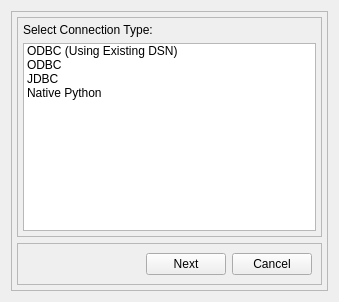
<?xml version="1.0" encoding="UTF-8"?>
<ui version="4.0">
 <class>connection_type_window</class>
 <widget class="QWidget" name="connection_type_window">
  <property name="enabled">
   <bool>true</bool>
  </property>
  <property name="geometry">
   <rect>
    <x>0</x>
    <y>0</y>
    <width>339</width>
    <height>302</height>
   </rect>
  </property>
  <property name="sizePolicy">
   <sizepolicy hsizetype="Fixed" vsizetype="Fixed">
    <horstretch>0</horstretch>
    <verstretch>0</verstretch>
   </sizepolicy>
  </property>
  <property name="windowTitle">
   <string>Connection Type</string>
  </property>
  <layout class="QVBoxLayout" name="verticalLayout">
   <item>
    <widget class="QFrame" name="main_frame">
     <property name="frameShape">
      <enum>QFrame::StyledPanel</enum>
     </property>
     <property name="frameShadow">
      <enum>QFrame::Raised</enum>
     </property>
     <layout class="QVBoxLayout" name="verticalLayout_2">
      <property name="leftMargin">
       <number>5</number>
      </property>
      <property name="topMargin">
       <number>5</number>
      </property>
      <property name="rightMargin">
       <number>5</number>
      </property>
      <property name="bottomMargin">
       <number>5</number>
      </property>
      <item>
       <widget class="QFrame" name="selector_frame">
        <property name="sizePolicy">
         <sizepolicy hsizetype="Expanding" vsizetype="Expanding">
          <horstretch>0</horstretch>
          <verstretch>0</verstretch>
         </sizepolicy>
        </property>
        <property name="frameShape">
         <enum>QFrame::StyledPanel</enum>
        </property>
        <property name="frameShadow">
         <enum>QFrame::Raised</enum>
        </property>
        <layout class="QVBoxLayout" name="verticalLayout_3">
         <property name="leftMargin">
          <number>5</number>
         </property>
         <property name="topMargin">
          <number>5</number>
         </property>
         <property name="rightMargin">
          <number>5</number>
         </property>
         <property name="bottomMargin">
          <number>5</number>
         </property>
         <item>
          <widget class="QLabel" name="connection_type_label">
           <property name="text">
            <string>Select Connection Type:</string>
           </property>
          </widget>
         </item>
         <item>
          <widget class="QListWidget" name="connection_type_list">
           <item>
            <property name="text">
             <string>ODBC (Using Existing DSN)</string>
            </property>
           </item>
           <item>
            <property name="text">
             <string>ODBC</string>
            </property>
           </item>
           <item>
            <property name="text">
             <string>JDBC</string>
            </property>
           </item>
           <item>
            <property name="text">
             <string>Native Python</string>
            </property>
           </item>
          </widget>
         </item>
        </layout>
       </widget>
      </item>
      <item>
       <widget class="QFrame" name="button_frame">
        <property name="frameShape">
         <enum>QFrame::StyledPanel</enum>
        </property>
        <property name="frameShadow">
         <enum>QFrame::Raised</enum>
        </property>
        <layout class="QHBoxLayout" name="horizontalLayout">
         <item>
          <spacer name="horizontalSpacer">
           <property name="orientation">
            <enum>Qt::Horizontal</enum>
           </property>
           <property name="sizeHint" stdset="0">
            <size>
             <width>127</width>
             <height>20</height>
            </size>
           </property>
          </spacer>
         </item>
         <item>
          <widget class="QPushButton" name="next_button">
           <property name="sizePolicy">
            <sizepolicy hsizetype="Minimum" vsizetype="Fixed">
             <horstretch>0</horstretch>
             <verstretch>0</verstretch>
            </sizepolicy>
           </property>
           <property name="text">
            <string>Next</string>
           </property>
          </widget>
         </item>
         <item>
          <widget class="QPushButton" name="cancel_button">
           <property name="text">
            <string>Cancel</string>
           </property>
          </widget>
         </item>
        </layout>
       </widget>
      </item>
     </layout>
    </widget>
   </item>
  </layout>
 </widget>
 <resources/>
 <connections/>
</ui>
